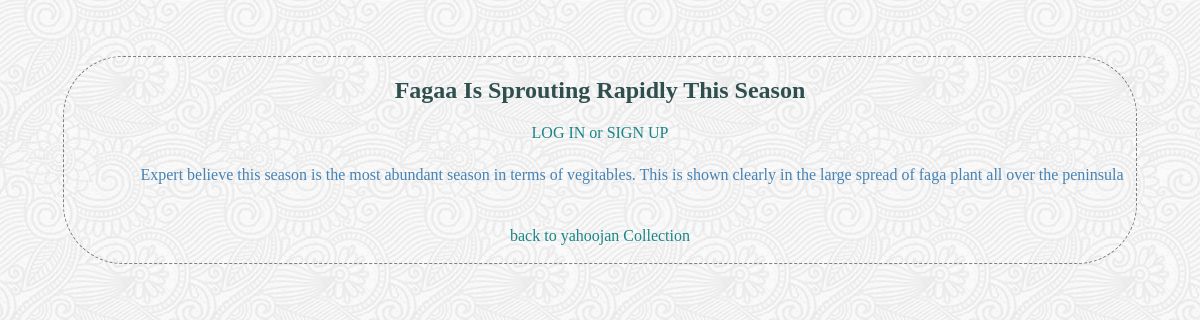
The app's page /collections/1/1/view with its own data.
### database_setup.py (models this page shows, shortened)
class ArticleCollection(Base):
    __tablename__ = 'article_item'
    name = Column(String(350), nullable=False)
    id = Column(Integer, primary_key=True)
    description = Column(String(250))
    date = Column(
        String(80),
        default=datetime.datetime.now().strftime("%y-%m-%d %H:%M:%S"))
    text = Column(Text())
    user_id = Column(Integer, ForeignKey('user.id'))
    user = relationship(User)
    collection_id = Column(Integer, ForeignKey('collection.id'))
    collection = relationship(Collection)

class Collection(Base):
    __tablename__ = 'collection'
    id = Column(Integer, primary_key=True)
    name = Column(String(80), nullable=False)
    user_id = Column(Integer, ForeignKey('user.id'))
    user = relationship(User)

### finalProject.py (the view, shortened to what this page needs)
@app.route(
    '/collections/<int:collection_id>/<int:article_id>/',
    methods=[
        'GET',
        'POST'])
@app.route(
    '/collections/<int:collection_id>/<int:article_id>/view',
    methods=[
        'GET',
        'POST'])
def viewArticle(collection_id, article_id):
    item = session.query(ArticleCollection).filter_by(id=article_id).one()
    collection = session.query(Collection).filter_by(id=collection_id).one()
    loggeduser = False
    if 'name' in login_session:
        loggeduser = True
    if 'name' not in login_session or item.user_id != login_session['user_id']:
        return render_template(
            'publicArticle.html',
            collection_id=collection_id,
            coll=collection,
            article_id=article_id,
            art=item, logged=loggeduser)

### templates/publicArticle.html (shortened to what this page needs)
<!DOCTYPE html>
<html>
    <head>
        <link rel=stylesheet type=text/css href='{{url_for('static', filename='style.css')}}'>
    </head>
    <body>
        <div class="pane">
            <h2 class="header">{{art.name}}</h2>
            {% if logged != True %}
            <a class="link" href="{{url_for('showLogin')}}">LOG IN or SIGN UP</a>
            {% endif %}
            <p class="item article">
                {{art.text}}
            </p>
            <br>
            <a class="link" href="{{url_for('collectionList', collection_id=collection_id)}}">back to {{coll.name}} </a><br><br>
        </div>
    </body>
</html>

### static/style.css (style rules this page uses)
html { background-image: url('full-bloom.png'); background-repeat: repeat; margin: 4vw; }
a { color: steelblue; text-decoration-line: none; }
.item { color: steelblue; }
.article { text-align: center; margin: 5pt; white-space: pre-wrap; }
.link { color: rgb(28, 133, 133); }
.header { color: darkslategray; text-transform: capitalize; }
.pane { border: dashed grey 1pt; border-radius: 5vw; text-align: center; display: block; block-size: inherit; height: 95%; margin: 5pt; }

### records on screen
ArticleCollection: name "Fagaa Is Sprouting Rapidly This Season", text "Expert believe this season is the most abundant season in terms of vegitables. This is shown clearly in the large spread of faga plant all over the peninsula"
Collection: name "yahoojan Collection"
